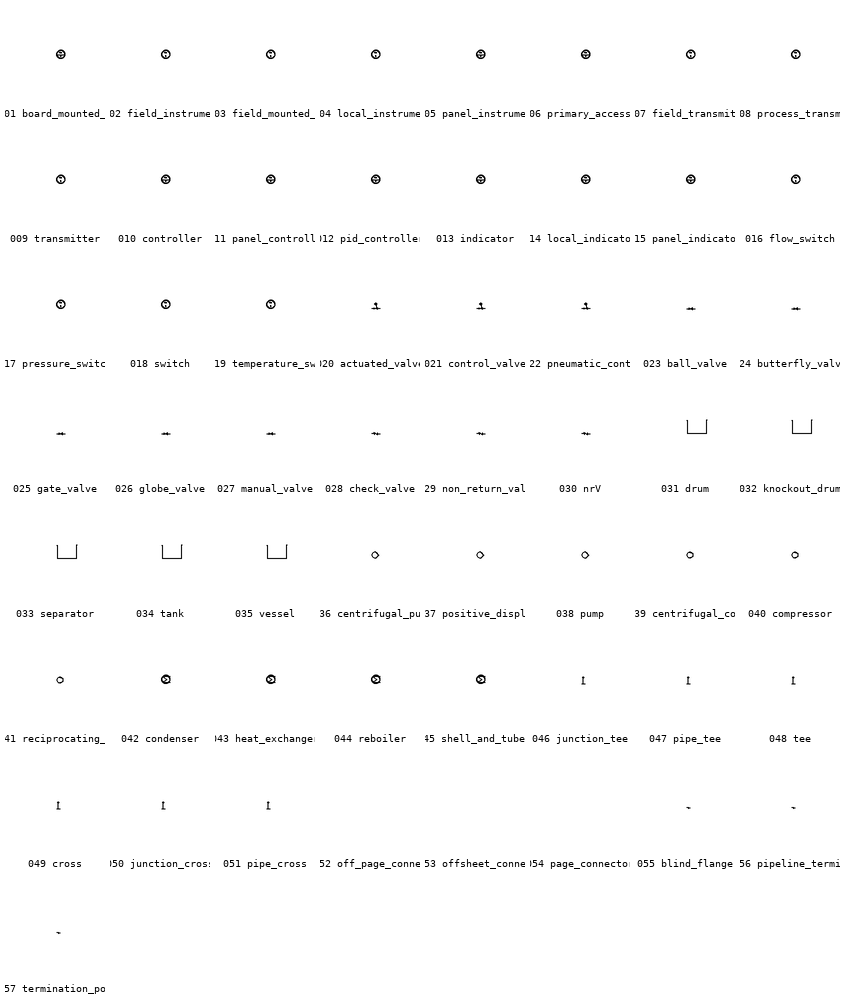
#> input picture pid_platform/review/approved_symbol_gallery/approved_symbol_gallery.png, 845 x 1005 px
$ python generate_attached_pid.py --image ../../pid_platform/review/approved_symbol_gallery/approved_symbol_gallery.png
#> lines starting #> are read from the running program, lines starting #| are printed output that depends on the picture
#!/usr/bin/env python3
"""Generate a LibreCAD-openable DXF for the attached P&ID drawing.

This script builds a base A0 drawing, defines fallback custom P&ID blocks
(if they do not exist in the local block library), and places components using
explicit X/Y coordinates from a layout JSON file.

It also supports optional raster line extraction from the attached image to help
recreate interconnecting lines.
"""

from __future__ import annotations

import argparse
import json
import math
import os
import sys
from dataclasses import dataclass
from pathlib import Path
from typing import Iterable, List, Set, Tuple

import ezdxf
from ezdxf.addons.importer import Importer

try:
    import cv2  # type: ignore
    import numpy as np  # type: ignore
except Exception:  # optional dependency
    cv2 = None
    np = None

try:
    from PIL import Image
except Exception:  # optional dependency
    Image = None

A0_W_MM = 1189.0
A0_H_MM = 841.0
FRAME_MARGIN_MM = 5.0


@dataclass
class Placement:
    block: str
    x: float
    y: float
    scale: float = 1.0
    rotation: float = 0.0
    layer: str = "PIP_SYMBOLS"


def add_default_layers(doc: ezdxf.EzDxf) -> None:
    layers = {
        "BORDER": 7,
        "PIP_LINES": 7,
        "PIP_SYMBOLS": 7,
        "PIP_TEXT": 7,
        "PIP_IMAGE_GUIDE": 8,
    }
    for name, color in layers.items():
        if name not in doc.layers:
            doc.layers.add(name=name, color=color)
#> (reads tools/pid/attached_pid_layout.json from the repository)


def create_custom_block_definitions(doc: ezdxf.EzDxf) -> None:
    """Add a small fallback custom block set for missing P&ID parts."""

    blocks = doc.blocks

    if "CUSTOM_INSTRUMENT_BUBBLE" not in blocks:
        b = blocks.new("CUSTOM_INSTRUMENT_BUBBLE")
        b.add_circle((0, 0), radius=3.0)
        b.add_line((-3, 0), (3, 0))
        b.add_line((0, -3), (0, 3))

    if "CUSTOM_VALVE_MANUAL" not in blocks:
        b = blocks.new("CUSTOM_VALVE_MANUAL")
        b.add_lwpolyline([(-4, 0), (0, 3), (4, 0), (0, -3), (-4, 0)])

    if "CUSTOM_CONTROL_VALVE" not in blocks:
        b = blocks.new("CUSTOM_CONTROL_VALVE")
        b.add_lwpolyline([(-5, 0), (0, 3.5), (5, 0), (0, -3.5), (-5, 0)])
        b.add_line((-5, 4.5), (5, -4.5))

    if "CUSTOM_ARROW" not in blocks:
        b = blocks.new("CUSTOM_ARROW")
        b.add_line((-6, 0), (6, 0))
        b.add_lwpolyline([(6, 0), (3.5, 1.8), (3.5, -1.8), (6, 0)])


def draw_a0_frame(msp: ezdxf.layouts.Modelspace) -> None:
    # Outer border
    msp.add_lwpolyline(
        [
            (FRAME_MARGIN_MM, FRAME_MARGIN_MM),
            (A0_W_MM - FRAME_MARGIN_MM, FRAME_MARGIN_MM),
            (A0_W_MM - FRAME_MARGIN_MM, A0_H_MM - FRAME_MARGIN_MM),
            (FRAME_MARGIN_MM, A0_H_MM - FRAME_MARGIN_MM),
            (FRAME_MARGIN_MM, FRAME_MARGIN_MM),
        ],
        dxfattribs={"layer": "BORDER"},
    )

    # Simplified title area in lower-right (approx.)
    x0 = A0_W_MM - 300
    y0 = 5
    msp.add_lwpolyline(
        [(x0, y0), (A0_W_MM - 5, y0), (A0_W_MM - 5, 260), (x0, 260), (x0, y0)],
        dxfattribs={"layer": "BORDER"},
    )
    for yy in [30, 45, 60, 75, 90, 110, 130, 160, 200, 230]:
        msp.add_line((x0, yy), (A0_W_MM - 5, yy), dxfattribs={"layer": "BORDER"})


def get_image_size_px(image_path: Path) -> Tuple[int, int]:
    if Image is not None:
        with Image.open(image_path) as img:
#> img is the input picture: PIL image 845x1005 RGB; min 0, max 255, mean 251.6
            return img.size
    if cv2 is not None:
        img = cv2.imread(str(image_path), cv2.IMREAD_GRAYSCALE)
        if img is not None:
            height, width = img.shape
            return width, height
    raise RuntimeError(
        "Image guide requested, but neither Pillow nor OpenCV is available to read image size."
    )


def fit_inside(source_w: float, source_h: float, max_w: float, max_h: float) -> Tuple[float, float]:
    scale = min(max_w / source_w, max_h / source_h)
    return source_w * scale, source_h * scale


def add_image_guide(doc: ezdxf.EzDxf, msp: ezdxf.layouts.Modelspace, image_path: Path) -> None:
    px_w, px_h = get_image_size_px(image_path)
#> px_w = 845; px_h = 1005
    fit_w, fit_h = fit_inside(
        float(px_w),
        float(px_h),
        A0_W_MM - (2 * FRAME_MARGIN_MM),
        A0_H_MM - (2 * FRAME_MARGIN_MM),
    )
#> fit_w = 698.7; fit_h = 831
    insert_x = (A0_W_MM - fit_w) / 2.0
#> insert_x = 245.1
    insert_y = (A0_H_MM - fit_h) / 2.0
#> insert_y = 5
    image_def = doc.add_image_def(filename=str(image_path), size_in_pixel=(px_w, px_h))
    msp.add_image(
        image_def,
        insert=(insert_x, insert_y),
        size_in_units=(fit_w, fit_h),
        dxfattribs={"layer": "PIP_IMAGE_GUIDE"},
    )


def load_layout(path: Path) -> Tuple[List[Placement], List[Tuple[Tuple[float, float], Tuple[float, float]]], List[Tuple[str, float, float, float]]]:
    data = json.loads(path.read_text())
    placements = [Placement(**item) for item in data.get("placements", [])]
    lines = [((ln["x1"], ln["y1"]), (ln["x2"], ln["y2"])) for ln in data.get("lines", [])]
    texts = [(t["text"], t["x"], t["y"], t.get("height", 2.5)) for t in data.get("texts", [])]
    return placements, lines, texts


def maybe_find_library_block(block_name: str, block_dirs: Iterable[Path]) -> Path | None:
    def normalize(name: str) -> str:
        return "".join(ch for ch in name.lower() if ch.isalnum())

    target = normalize(block_name)
    for root in block_dirs:
        if not root.exists():
            continue
        for entry in root.rglob("*.dxf"):
            stem = normalize(entry.stem)
            # Keep exact/strongly-related matches only to avoid accidental imports.
            if target == stem or target in stem:
                return entry
    return None


# [33 lines left out: functions collect_referenced_layers, import_block_from_file, not called in this run]


def place_blocks(msp: ezdxf.layouts.Modelspace, placements: List[Placement]) -> None:
    for p in placements:
        msp.add_blockref(
            p.block,
            (p.x, p.y),
            dxfattribs={
                "layer": p.layer,
                "xscale": p.scale,
                "yscale": p.scale,
                "rotation": p.rotation,
            },
        )


def draw_lines_and_text(msp: ezdxf.layouts.Modelspace, lines, texts) -> None:
    for (x1, y1), (x2, y2) in lines:
        msp.add_line((x1, y1), (x2, y2), dxfattribs={"layer": "PIP_LINES"})
    for text, x, y, h in texts:
        msp.add_text(text, dxfattribs={"height": h, "layer": "PIP_TEXT"}).set_placement((x, y))


def extract_lines_from_image(image_path: Path) -> List[Tuple[Tuple[float, float], Tuple[float, float]]]:
    if cv2 is None or np is None:
        return []

    img = cv2.imread(str(image_path), cv2.IMREAD_GRAYSCALE)
#> img: shape (1005, 845); min 0, max 255, mean 251.6
    if img is None:
        return []

    edges = cv2.Canny(img, threshold1=80, threshold2=180, apertureSize=3)
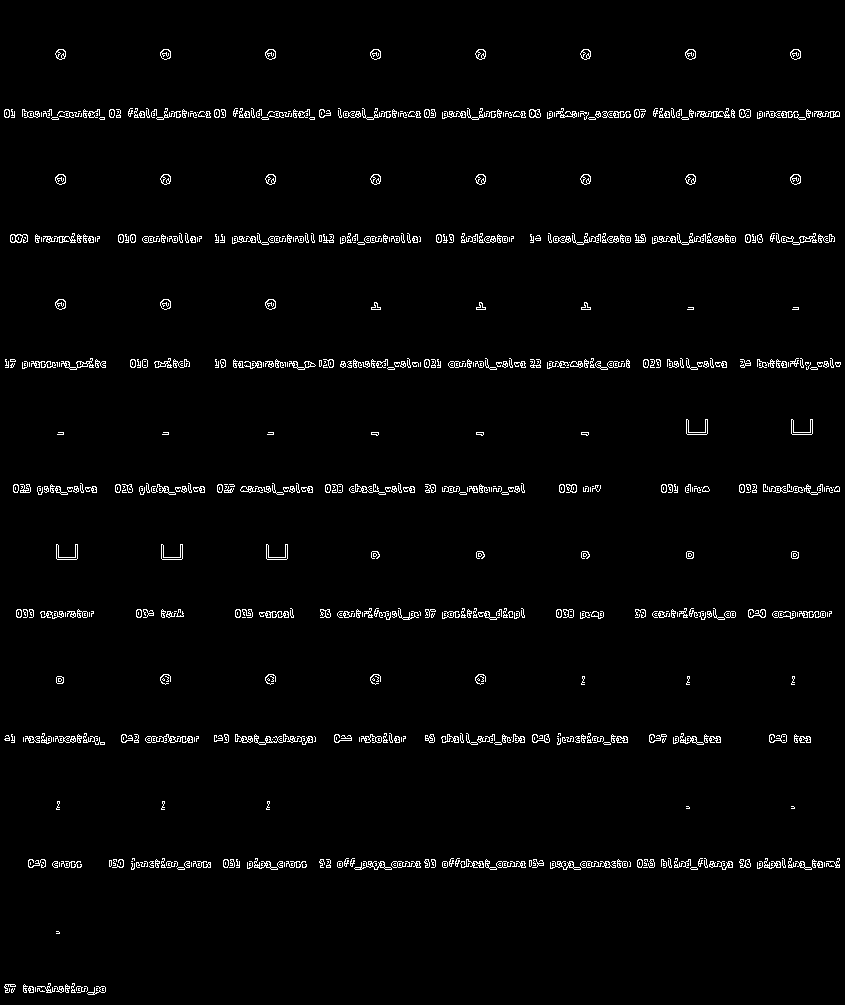
#> edges: shape (1005, 845); 2.3% white in thin lines or dots
    raw = cv2.HoughLinesP(edges, 1, math.pi / 180, threshold=120, minLineLength=80, maxLineGap=6)
#> raw = 58 rows, first 6: [268, 238, 420, 238], [496, 363, 629, 363], [325, 488, 414, 488], [118, 240, 199, 240], [320, 863, 690, 863], [689, 113, 793, 113]
    if raw is None:
        return []

    h, w = img.shape
#> h = 1005; w = 845
    lines = []
    for seg in raw[:, 0, :]:
        x1, y1, x2, y2 = map(float, seg)
        mmx1 = (x1 / w) * A0_W_MM
        mmx2 = (x2 / w) * A0_W_MM
        mmy1 = A0_H_MM - ((y1 / h) * A0_H_MM)
        mmy2 = A0_H_MM - ((y2 / h) * A0_H_MM)

        # keep near-orthogonal lines typical for P&ID
        if abs(mmx1 - mmx2) < 1.0 or abs(mmy1 - mmy2) < 1.0:
            lines.append(((mmx1, mmy1), (mmx2, mmy2)))
#> this loop made 58 passes
#> (x1, y1, x2, y2, mmx1, mmx2, mmy1, mmy2) on passes 1 to 12: (268, 238, 420, 238, 377.1, 591, 641.8, 641.8), (496, 363, 629, 363, 697.9, 885.1, 537.2, 537.2), (325, 488, 414, 488, 457.3, 582.5, 432.6, 432.6), (118, 240, 199, 240, 166, 280, 640.2, 640.2), (320, 863, 690, 863, 450.3, 970.9, 118.8, 118.8), (689, 113, 793, 113, 969.5, 1115.8, 746.4, 746.4), (689, 115, 798, 115, 969.5, 1122.9, 744.8, 744.8), (496, 865, 690, 865, 697.9, 970.9, 117.2, 117.2), (118, 239, 199, 239, 166, 280, 641, 641), (305, 365, 387, 365, 429.2, 544.5, 535.6, 535.6), (480, 114, 563, 114, 675.4, 792.2, 745.6, 745.6), (442, 613, 523, 613, 621.9, 735.9, 328, 328)
#> after the loop, lines = 58 items
    return lines


def get_script_dir() -> Path:
    """Get the directory where this script is located.

    Handles both normal script execution and Databricks execution environments.
    """
    try:
        # Try to use __file__ (works in normal script execution)
        return Path(__file__).parent
    except NameError:
        # Fallback for Databricks or interactive environments
        # Use the known workspace path for this script
        workspace_path = Path("/Workspace/Users/akashashokan@yahoo.com/LibreCAD/tools/pid")
        if workspace_path.exists():
            return workspace_path
        # Last resort: use current directory
        return Path.cwd()


def get_repo_root(script_dir: Path) -> Path:
    """Resolve repository root from script location."""
    # tools/pid -> repo root is two levels up
    return script_dir.parent.parent.resolve()


def main() -> None:
    # Get the directory where this script is located
    script_dir = get_script_dir()

    parser = argparse.ArgumentParser(description="Generate attached P&ID DXF from block placements")
    parser.add_argument(
        "--layout",
        default=str(script_dir / "attached_pid_layout.json"),
        help="Layout JSON file (default: attached_pid_layout.json in script directory)"
    )
    parser.add_argument("--image", default="", help="Optional attached raster image for automatic line extraction")
    parser.add_argument(
        "--image-mode",
        choices=["guide", "extract", "both"],
        default="both",
        help="Use the image as a scaled underlay, for line extraction, or both",
    )
    parser.add_argument(
        "--output",
        default=str(script_dir / "attached_pid_generated.dxf"),
        help="Output DXF path (default: attached_pid_generated.dxf in script directory)"
    )
    parser.add_argument(
        "--block-dir",
        action="append",
        default=None,
        help="Block library directory to search (can be repeated)",
    )
    args, unknown = parser.parse_known_args()

    # Set default block directories if none provided.
    # Prefer repository-level `libreCAD_blocks`; keep script-local as fallback.
    if args.block_dir is None:
        repo_root = get_repo_root(script_dir)
        args.block_dir = [
            str(repo_root / "libreCAD_blocks"),
            str(script_dir / "libreCAD_blocks"),
        ]

    doc = ezdxf.new("R2010")
    add_default_layers(doc)
    create_custom_block_definitions(doc)

    placements, lines, texts = load_layout(Path(args.layout))
    block_dirs = [Path(d) for d in args.block_dir]

    # Import external block geometry when matching files are found; fallback to custom blocks otherwise.
    for p in placements:
        if p.block in doc.blocks:
            continue
        source_file = maybe_find_library_block(p.block, block_dirs)
        if source_file:
            import_block_from_file(doc, source_file, p.block)
        elif p.block not in doc.blocks:
            # fallback map for common unavailability
            fallback = {
                "INSTRUMENT_BUBBLE": "CUSTOM_INSTRUMENT_BUBBLE",
                "VALVE_MANUAL": "CUSTOM_VALVE_MANUAL",
                "CONTROL_VALVE": "CUSTOM_CONTROL_VALVE",
                "FLOW_ARROW": "CUSTOM_ARROW",
            }
            original_block = p.block
            p.block = fallback.get(p.block, "CUSTOM_INSTRUMENT_BUBBLE")
            print(
                f"[warn] Could not find block '{original_block}' in block directories; "
                f"using fallback '{p.block}'.",
                file=sys.stderr,
            )

    msp = doc.modelspace()
    if args.image and args.image_mode in {"guide", "both"}:
        add_image_guide(doc, msp, Path(args.image))

    draw_a0_frame(msp)

    if args.image and args.image_mode in {"extract", "both"}:
        auto_lines = extract_lines_from_image(Path(args.image))
#> auto_lines = 58 items
        lines.extend(auto_lines)

    draw_lines_and_text(msp, lines, texts)
#> the loop in draw_lines_and_text, `for (x1, y1), (x2, y2) in lines:` made 67 passes
#> (x1, y1, x2, y2) on passes 1 to 12: (40, 640, 1015, 640), (40, 600, 1015, 600), (40, 300, 1015, 300), (40, 90, 1015, 90), (260, 770, 260, 90), (530, 770, 530, 90), (700, 770, 700, 90), (880, 770, 880, 90), (1020, 770, 1020, 90), (377.1, 641.8, 591, 641.8), (697.9, 537.2, 885.1, 537.2), (457.3, 432.6, 582.5, 432.6)
    place_blocks(msp, placements)

    out = Path(args.output)
    out.parent.mkdir(parents=True, exist_ok=True)
    doc.saveas(out)
    print(f"Wrote DXF: {out}")


if __name__ == "__main__":
    main()
